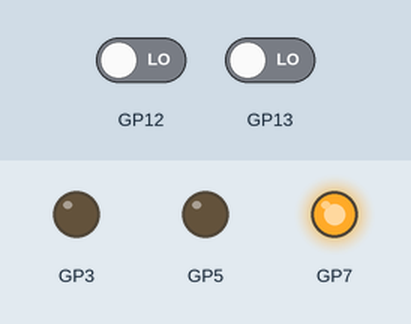
Bench run of a program on a simulated Raspberry Pi Pico running MicroPython. Shown: output pins drawn as LEDs (lit = HIGH). The inputs (shaded band) are chosen by the test bench; at power-on: GP12 LOW, GP13 LOW. What the program prints to the serial console is not drawn.

Above: at 20.2 s.
Timing chart, 0 to 21.7 s (numbered marks = the images above):
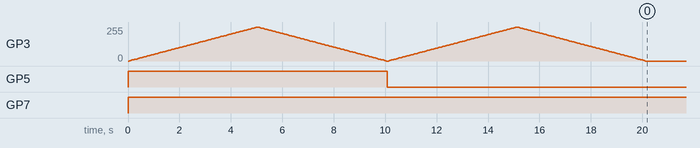

Measured:
- by itself, GP5: LOW → HIGH at 0.00 s, → LOW 10.1 s later
- by itself, GP7: LOW → HIGH at 0.00 s

The program:

wheel_driver.py
```python
from machine import Pin, PWM, Timer
from math import pi

class WheelDriver:
    # INITIALIZE
    def __init__(self, enca_pin_id, encb_pin_id, dir_pin_id, pwm_pin_id, slp_pin_id=None, ab=1):
        self.ENCA_PIN = Pin(enca_pin_id, Pin.IN)
        self.ENCB_PIN = Pin(encb_pin_id, Pin.IN)
        self.DIR_PIN = Pin(dir_pin_id, Pin.OUT)
        self.PWM_PIN = PWM(Pin(pwm_pin_id))
        self.PWM_PIN.freq(1000)
        self.SLP_PIN = Pin(slp_pin_id, Pin.OUT)
        self.SLP_PIN.value(1)
        assert abs(ab) == 1
        self.ab = ab
        # Variables
        self.inc = 0
        self.encoder_counts = 0
        self.prev_counts = 0
        self.lin_vel = 0
        # Properties
        self.WHEEL_RADIUS = 0.0375  # m
        self.GEAR_RATIO = 46.8512
        self.CPR = 48
        # Interrupt
        self.ENCA_PIN.irq(trigger=Pin.IRQ_FALLING | Pin.IRQ_RISING, handler=self.inc_counts_a)
        self.ENCB_PIN.irq(trigger=Pin.IRQ_FALLING | Pin.IRQ_RISING, handler=self.inc_counts_b)
        # Velocity timer
        self.velocity_timer = Timer(
            freq=100,
            mode=Timer.PERIODIC,
            callback=self.velmon_cb
        )

    def velmon_cb(self, timer):
        encoder_diff = self.encoder_counts - self.prev_counts
        ang_vel_motor = encoder_diff / self.CPR * 2 * pi * 100 # rad / s
        ang_vel_wheel = ang_vel_motor / self.GEAR_RATIO
        self.lin_vel = ang_vel_wheel * self.WHEEL_RADIUS
        self.prev_counts = self.encoder_counts

    def inc_counts_a(self, pin):
        # self.encoder_counts += self.inc
        if self.ENCA_PIN.value() == 0:
            if self.ENCB_PIN.value() == 0:
                self.encoder_counts -= self.ab
            else:  # ENCB == 1
                self.encoder_counts += self.ab
        else:  # ENCA == 1
            if self.ENCB_PIN.value() == 0:
                self.encoder_counts += self.ab
            else:
                self.encoder_counts -= self.ab

    def inc_counts_b(self, pin):
        # self.encoder_counts += self.inc
        if self.ENCA_PIN.value() == 0:
            if self.ENCB_PIN.value() == 0:
                self.encoder_counts += self.ab
            else:  # ENCB == 1
                self.encoder_counts -= self.ab
        else:  # ENCA == 1
            if self.ENCB_PIN.value() == 0:
                self.encoder_counts -= self.ab
            else:
                self.encoder_counts += self.ab

    # FUNCTION
    def forward(self, speed=0.):
        assert 0<=speed<=1
        self.DIR_PIN.value(1)
        self.PWM_PIN.duty_u16(int(65535 * speed))
        self.inc = 1

    def backward(self, speed=0.):
        assert 0<=speed<=1
        self.DIR_PIN.value(0)
        self.PWM_PIN.duty_u16(int(65535 * speed))
        self.inc = -1

    def stop(self):
        self.PWM_PIN.duty_u16(0)


if __name__ == "__main__":
    from time import sleep
    # wheel = WheelDriver(10, 11, 4, 2, 6, -1)  # left
    wheel = WheelDriver(12, 13, 5, 3, 7, 1)  # right
    for d in range(100):
        wheel.forward(d/100)
        print(wheel.lin_vel)
        sleep(0.05)
    for d in reversed(range(101)):
        wheel.forward(d/100)
        print(wheel.lin_vel)
        sleep(0.05)
    for d in range(100):
        wheel.backward(d/100)
        print(wheel.lin_vel)
        sleep(0.05)
    for d in reversed(range(101)):
        wheel.backward(d/100)
        print(wheel.lin_vel)
        sleep(0.05)

    wheel.stop()
```
